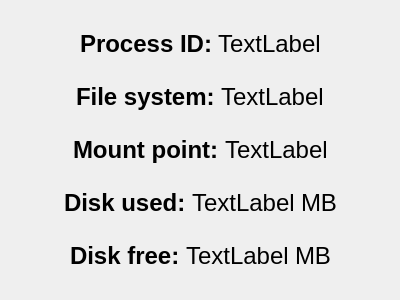
<?xml version="1.0" encoding="UTF-8"?>
<ui version="4.0">
 <class>resDisk</class>
 <widget class="QWidget" name="resDisk">
  <property name="geometry">
   <rect>
    <x>0</x>
    <y>0</y>
    <width>400</width>
    <height>300</height>
   </rect>
  </property>
  <property name="windowTitle">
   <string>Form</string>
  </property>
  <layout class="QVBoxLayout" name="verticalLayout">
   <item>
    <spacer name="verticalSpacer">
     <property name="orientation">
      <enum>Qt::Vertical</enum>
     </property>
     <property name="sizeHint" stdset="0">
      <size>
       <width>20</width>
       <height>9</height>
      </size>
     </property>
    </spacer>
   </item>
   <item>
    <layout class="QHBoxLayout" name="horizontalLayout">
     <item>
      <spacer name="horizontalSpacer">
       <property name="orientation">
        <enum>Qt::Horizontal</enum>
       </property>
       <property name="sizeHint" stdset="0">
        <size>
         <width>40</width>
         <height>20</height>
        </size>
       </property>
      </spacer>
     </item>
     <item>
      <widget class="QLabel" name="label">
       <property name="font">
        <font>
         <pointsize>18</pointsize>
         <weight>75</weight>
         <bold>true</bold>
        </font>
       </property>
       <property name="text">
        <string>Process ID:</string>
       </property>
      </widget>
     </item>
     <item>
      <widget class="QLabel" name="disk_pid">
       <property name="font">
        <font>
         <pointsize>18</pointsize>
         <weight>50</weight>
         <bold>false</bold>
        </font>
       </property>
       <property name="text">
        <string>TextLabel</string>
       </property>
      </widget>
     </item>
     <item>
      <spacer name="horizontalSpacer_2">
       <property name="orientation">
        <enum>Qt::Horizontal</enum>
       </property>
       <property name="sizeHint" stdset="0">
        <size>
         <width>40</width>
         <height>20</height>
        </size>
       </property>
      </spacer>
     </item>
    </layout>
   </item>
   <item>
    <spacer name="verticalSpacer_2">
     <property name="orientation">
      <enum>Qt::Vertical</enum>
     </property>
     <property name="sizeHint" stdset="0">
      <size>
       <width>20</width>
       <height>9</height>
      </size>
     </property>
    </spacer>
   </item>
   <item>
    <layout class="QHBoxLayout" name="horizontalLayout_2">
     <item>
      <spacer name="horizontalSpacer_3">
       <property name="orientation">
        <enum>Qt::Horizontal</enum>
       </property>
       <property name="sizeHint" stdset="0">
        <size>
         <width>40</width>
         <height>20</height>
        </size>
       </property>
      </spacer>
     </item>
     <item>
      <widget class="QLabel" name="label_2">
       <property name="font">
        <font>
         <pointsize>18</pointsize>
         <weight>75</weight>
         <bold>true</bold>
        </font>
       </property>
       <property name="text">
        <string>File system:</string>
       </property>
      </widget>
     </item>
     <item>
      <widget class="QLabel" name="file">
       <property name="font">
        <font>
         <pointsize>18</pointsize>
         <weight>50</weight>
         <bold>false</bold>
        </font>
       </property>
       <property name="text">
        <string>TextLabel</string>
       </property>
      </widget>
     </item>
     <item>
      <spacer name="horizontalSpacer_4">
       <property name="orientation">
        <enum>Qt::Horizontal</enum>
       </property>
       <property name="sizeHint" stdset="0">
        <size>
         <width>40</width>
         <height>20</height>
        </size>
       </property>
      </spacer>
     </item>
    </layout>
   </item>
   <item>
    <spacer name="verticalSpacer_3">
     <property name="orientation">
      <enum>Qt::Vertical</enum>
     </property>
     <property name="sizeHint" stdset="0">
      <size>
       <width>20</width>
       <height>9</height>
      </size>
     </property>
    </spacer>
   </item>
   <item>
    <layout class="QHBoxLayout" name="horizontalLayout_3">
     <item>
      <spacer name="horizontalSpacer_5">
       <property name="orientation">
        <enum>Qt::Horizontal</enum>
       </property>
       <property name="sizeHint" stdset="0">
        <size>
         <width>40</width>
         <height>20</height>
        </size>
       </property>
      </spacer>
     </item>
     <item>
      <widget class="QLabel" name="label_3">
       <property name="font">
        <font>
         <pointsize>18</pointsize>
         <weight>75</weight>
         <bold>true</bold>
        </font>
       </property>
       <property name="text">
        <string>Mount point:</string>
       </property>
      </widget>
     </item>
     <item>
      <widget class="QLabel" name="mount">
       <property name="font">
        <font>
         <pointsize>18</pointsize>
         <weight>50</weight>
         <bold>false</bold>
        </font>
       </property>
       <property name="text">
        <string>TextLabel</string>
       </property>
      </widget>
     </item>
     <item>
      <spacer name="horizontalSpacer_6">
       <property name="orientation">
        <enum>Qt::Horizontal</enum>
       </property>
       <property name="sizeHint" stdset="0">
        <size>
         <width>40</width>
         <height>20</height>
        </size>
       </property>
      </spacer>
     </item>
    </layout>
   </item>
   <item>
    <spacer name="verticalSpacer_4">
     <property name="orientation">
      <enum>Qt::Vertical</enum>
     </property>
     <property name="sizeHint" stdset="0">
      <size>
       <width>20</width>
       <height>9</height>
      </size>
     </property>
    </spacer>
   </item>
   <item>
    <layout class="QHBoxLayout" name="horizontalLayout_4">
     <item>
      <spacer name="horizontalSpacer_7">
       <property name="orientation">
        <enum>Qt::Horizontal</enum>
       </property>
       <property name="sizeHint" stdset="0">
        <size>
         <width>40</width>
         <height>20</height>
        </size>
       </property>
      </spacer>
     </item>
     <item>
      <widget class="QLabel" name="label_4">
       <property name="font">
        <font>
         <pointsize>18</pointsize>
         <weight>75</weight>
         <bold>true</bold>
        </font>
       </property>
       <property name="text">
        <string>Disk used:</string>
       </property>
      </widget>
     </item>
     <item>
      <widget class="QLabel" name="used">
       <property name="font">
        <font>
         <pointsize>18</pointsize>
         <weight>50</weight>
         <bold>false</bold>
        </font>
       </property>
       <property name="text">
        <string>TextLabel</string>
       </property>
      </widget>
     </item>
     <item>
      <widget class="QLabel" name="label_6">
       <property name="font">
        <font>
         <pointsize>18</pointsize>
        </font>
       </property>
       <property name="text">
        <string>MB</string>
       </property>
      </widget>
     </item>
     <item>
      <spacer name="horizontalSpacer_8">
       <property name="orientation">
        <enum>Qt::Horizontal</enum>
       </property>
       <property name="sizeHint" stdset="0">
        <size>
         <width>40</width>
         <height>20</height>
        </size>
       </property>
      </spacer>
     </item>
    </layout>
   </item>
   <item>
    <spacer name="verticalSpacer_5">
     <property name="orientation">
      <enum>Qt::Vertical</enum>
     </property>
     <property name="sizeHint" stdset="0">
      <size>
       <width>20</width>
       <height>9</height>
      </size>
     </property>
    </spacer>
   </item>
   <item>
    <layout class="QHBoxLayout" name="horizontalLayout_5">
     <item>
      <spacer name="horizontalSpacer_9">
       <property name="orientation">
        <enum>Qt::Horizontal</enum>
       </property>
       <property name="sizeHint" stdset="0">
        <size>
         <width>40</width>
         <height>20</height>
        </size>
       </property>
      </spacer>
     </item>
     <item>
      <widget class="QLabel" name="label_5">
       <property name="font">
        <font>
         <pointsize>18</pointsize>
         <weight>75</weight>
         <bold>true</bold>
        </font>
       </property>
       <property name="text">
        <string>Disk free:</string>
       </property>
      </widget>
     </item>
     <item>
      <widget class="QLabel" name="free">
       <property name="font">
        <font>
         <pointsize>18</pointsize>
         <weight>50</weight>
         <bold>false</bold>
        </font>
       </property>
       <property name="text">
        <string>TextLabel</string>
       </property>
      </widget>
     </item>
     <item>
      <widget class="QLabel" name="label_7">
       <property name="font">
        <font>
         <pointsize>18</pointsize>
        </font>
       </property>
       <property name="text">
        <string>MB</string>
       </property>
      </widget>
     </item>
     <item>
      <spacer name="horizontalSpacer_10">
       <property name="orientation">
        <enum>Qt::Horizontal</enum>
       </property>
       <property name="sizeHint" stdset="0">
        <size>
         <width>40</width>
         <height>20</height>
        </size>
       </property>
      </spacer>
     </item>
    </layout>
   </item>
   <item>
    <spacer name="verticalSpacer_6">
     <property name="orientation">
      <enum>Qt::Vertical</enum>
     </property>
     <property name="sizeHint" stdset="0">
      <size>
       <width>20</width>
       <height>9</height>
      </size>
     </property>
    </spacer>
   </item>
  </layout>
 </widget>
 <resources/>
 <connections/>
</ui>
